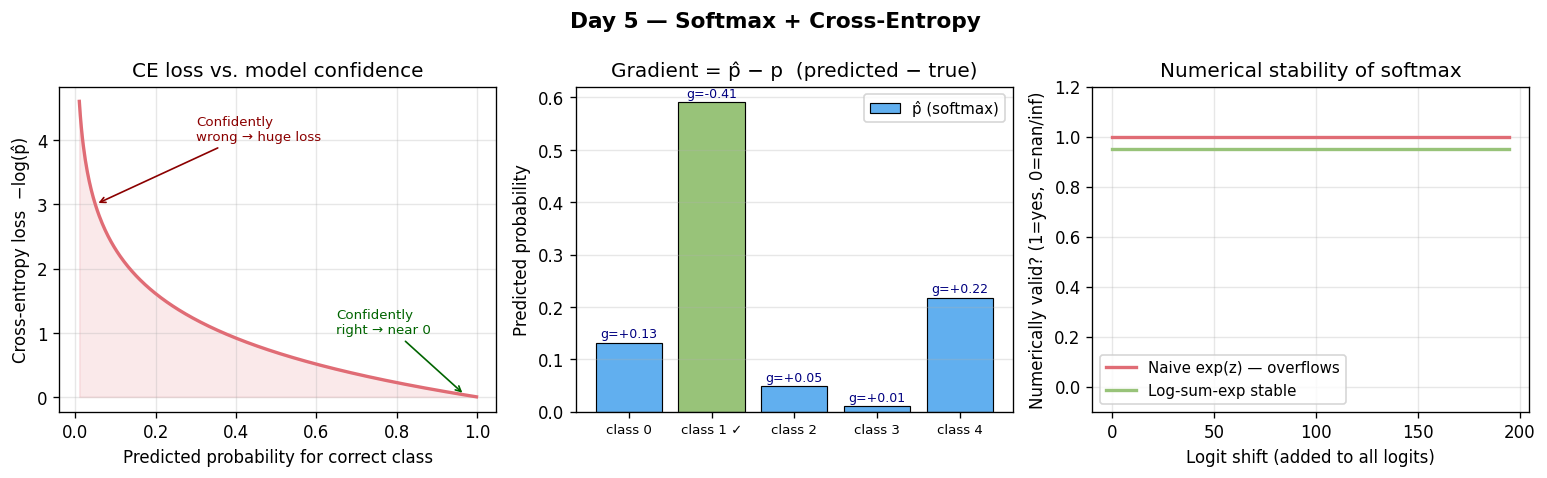

Generate this figure with Python:
import numpy as np
import matplotlib.pyplot as plt

fig, axes = plt.subplots(1, 3, figsize=(13, 4))
fig.suptitle("Day 5 — Softmax + Cross-Entropy", fontsize=13, fontweight="bold")

# Panel 1: CE loss vs predicted probability for correct class
p_hat = np.linspace(0.01, 0.999, 400)
ce_loss = -np.log(p_hat)

ax = axes[0]
ax.plot(p_hat, ce_loss, color="#e06c75", linewidth=2)
ax.set_xlabel("Predicted probability for correct class")
ax.set_ylabel("Cross-entropy loss  −log(p̂)")
ax.set_title("CE loss vs. model confidence")
ax.fill_between(p_hat, ce_loss, alpha=0.15, color="#e06c75")
ax.annotate("Confidently\nwrong → huge loss", xy=(0.05, 3.0), xytext=(0.3, 4),
            arrowprops=dict(arrowstyle="->", color="darkred"), fontsize=8, color="darkred")
ax.annotate("Confidently\nright → near 0", xy=(0.97, 0.03), xytext=(0.65, 1.0),
            arrowprops=dict(arrowstyle="->", color="darkgreen"), fontsize=8, color="darkgreen")
ax.grid(True, alpha=0.3)

# Panel 2: gradient of CE+softmax w.r.t. logit is just p̂ - p
C = 5
logits = np.array([1.5, 3.0, 0.5, -1.0, 2.0])
true_class = 1
exp_z = np.exp(logits - logits.max())
p_hat_vec = exp_z / exp_z.sum()
p_true = np.zeros(C); p_true[true_class] = 1.0
gradient = p_hat_vec - p_true

ax = axes[1]
colors = ["#98c379" if i == true_class else "#61afef" for i in range(C)]
bars = ax.bar(range(C), p_hat_vec, color=colors, edgecolor="k", linewidth=0.7, label="p̂ (softmax)")
for i, (pb, g) in enumerate(zip(p_hat_vec, gradient)):
    ax.text(i, pb + 0.01, f"g={g:+.2f}", ha="center", fontsize=7.5, color="navy")
ax.set_xticks(range(C))
ax.set_xticklabels([f"class {i}" + (" ✓" if i == true_class else "") for i in range(C)], fontsize=8)
ax.set_ylabel("Predicted probability")
ax.set_title("Gradient = p̂ − p  (predicted − true)")
ax.legend(fontsize=9); ax.grid(True, alpha=0.3, axis="y")

# Panel 3: log-sum-exp numerical stability
ax = axes[2]
z_vals = np.array([100.0, 101.0, 99.0])
# naive (overflows, shown as inf)
shifts = np.arange(0, 200, 5, dtype=float)
naive_ok  = []
stable_ok = []
for shift in shifts:
    zs = z_vals + shift
    try:
        naive = np.exp(zs) / np.exp(zs).sum()
        naive_ok.append(not np.isnan(naive).any())
    except:
        naive_ok.append(False)
    m = zs.max()
    s = np.exp(zs - m); s /= s.sum()
    stable_ok.append(not np.isnan(s).any())

ax.step(shifts, np.array(naive_ok, dtype=float), color="#e06c75", linewidth=2, where="post", label="Naive exp(z) — overflows")
ax.step(shifts, np.array(stable_ok, dtype=float) * 0.95, color="#98c379", linewidth=2, where="post", label="Log-sum-exp stable")
ax.set_xlabel("Logit shift (added to all logits)")
ax.set_ylabel("Numerically valid? (1=yes, 0=nan/inf)")
ax.set_title("Numerical stability of softmax")
ax.legend(fontsize=9); ax.grid(True, alpha=0.3)
ax.set_ylim(-0.1, 1.2)

plt.tight_layout()
plt.savefig("graph_DAY_5.png", dpi=120, bbox_inches="tight")
print("graph_DAY_5.png saved")
